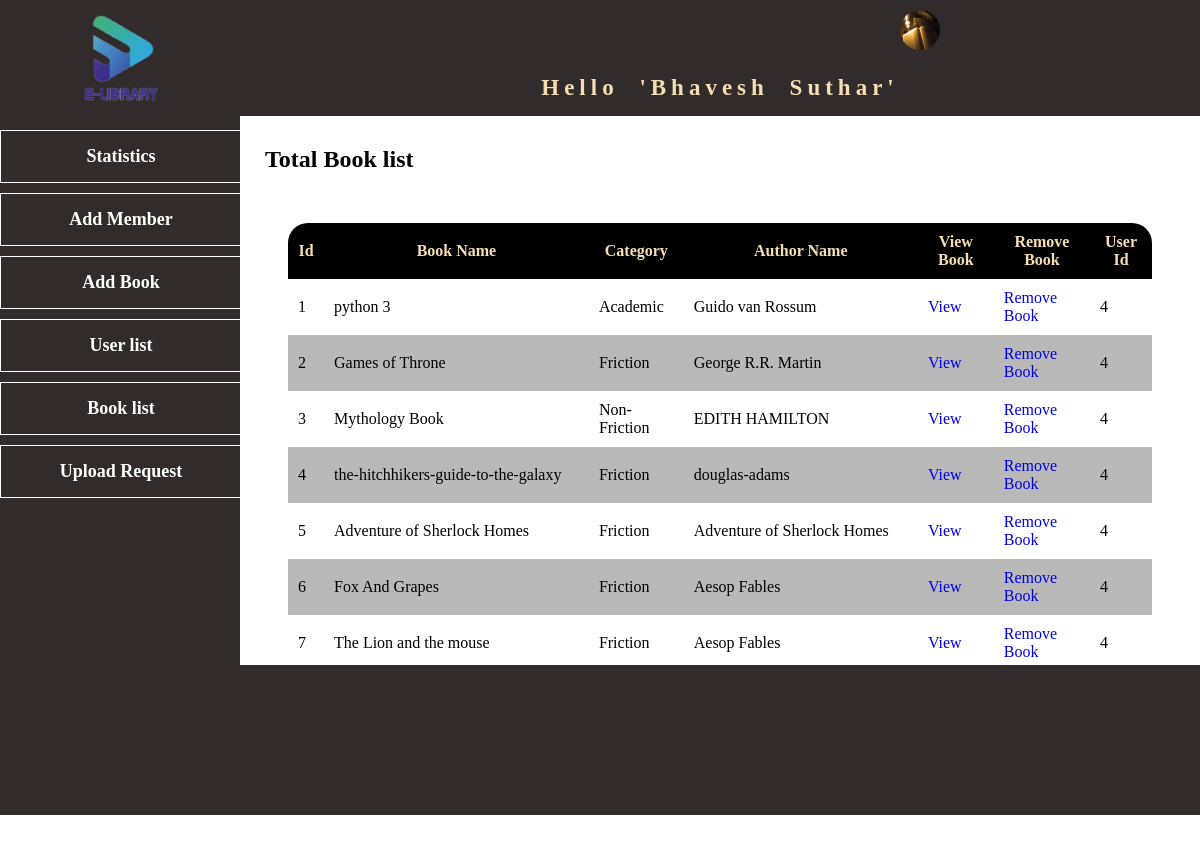
/admin/dashboard.php?acitivity=bookList (signed in), run on the app's committed database.
### tables this page shows
CREATE TABLE `book` (
  `Id` int(11) NOT NULL,
  `Book_Location` varchar(100) NOT NULL,
  `book_image` varchar(50) NOT NULL,
  `book_Name` varchar(50) NOT NULL,
  `Author_Name` varchar(50) NOT NULL,
  `Book_Description` text NOT NULL,
  `Category` varchar(50) NOT NULL,
  `Edition` varchar(50) NOT NULL,
  `User_Id` int(11) NOT NULL
);

### admin/booklist.php (the view, shortened to what this page needs)
<!DOCTYPE html>
<html lang="en">
<head>
    <link rel="stylesheet" href="CSS/uploadrequest.css">
</head>
<body>
    <div class="admin_name">
        <?php
            echo "Hello '".$_SESSION['Name']."'";
        ?>
    </div>
    <div class="field">
        <div class="head">
            <h2>Total Book list</h2>
        </div>
        <table>
            <tr>
                <th>Id</th>
                <th>Book Name</th>
                <th>Category</th>
                <th>Author Name</th>
                <th>View Book</th>
                <th>Remove Book</th>
                <th>User Id</th>
            </tr>
            <?php
                $sql = "SELECT * FROM book";
                $result = mysqli_query($conn, $sql);
                if(mysqli_num_rows($result)>0)
                {
                    while ($row = mysqli_fetch_assoc($result)) {
                    echo"<tr>
                        <td>".$row['Id']."</td>
                        <td>".$row['book_Name']."</td>
                        <td>".$row['Category']."</td>
                        <td>".$row['Author_Name']."</td>
                        <td><a href='../upload/".$row['Book_Location']."'>View</a></td>
                        <td> <a href='dtbook.php?activity=".$row['Id']."'>Remove Book</a></td>
                        <td>".$row['User_Id']."</td>
                    </tr>";
                    }
                }
            ?>
        </table>
    </div>
</body>
</html>

### admin/CSS/style.css (style rules this page uses)
* { margin:0px; }
body { margin: 0; min-width: 1200px; background-repeat: no-repeat; }
a { text-decoration: none; }

### admin/CSS/uploadrequest.css (style rules this page uses)
* { margin: 0; }
.admin_name { text-align: center; font-size: 23px; font-weight: 700; word-spacing: 10px; letter-spacing: 5px; background: rgb(49, 43, 43); padding: 15px; color: wheat; }
.head { padding: 30px 0px 10px 25px; }
body { margin: 0; min-width: 1200px; background: white; background-repeat: no-repeat; }
table { border-collapse: collapse; padding: 10px; width: 90%; margin: 40px 0px 0px 5%; }
tr:nth-child(odd) { background: rgba(0, 0, 0, 0.274); }
tr:nth-child(1) { background: black; color: wheat; }
tr, th, td { padding: 10px; }
tr th:nth-child(1) { border-top-left-radius: 20px; }
tr th:last-child { border-top-right-radius: 20px; }

### data on the page
book: Id "1", book_Name "python 3", Category "Academic", Author_Name "Guido van Rossum", User_Id "4"
book: Id "2", book_Name "Games of Throne", Category "Friction", Author_Name "George R.R. Martin", User_Id "4"
book: Id "3", book_Name "Mythology Book", Category "Non-Friction", Author_Name "EDITH HAMILTON", User_Id "4"
book: Id "4", book_Name "the-hitchhikers-guide-to-the-galaxy", Category "Friction", Author_Name "douglas-adams", User_Id "4"
book: Id "5", book_Name "Adventure of Sherlock Homes", Category "Friction", Author_Name "Adventure of Sherlock Homes", User_Id "4"
book: Id "6", book_Name "Fox And Grapes", Category "Friction", Author_Name "Aesop Fables", User_Id "4"
book: Id "7", book_Name "The Lion and the mouse", Category "Friction", Author_Name "Aesop Fables", User_Id "4"

### other printed values
$_SESSION['Name'] "Bhavesh Suthar"
